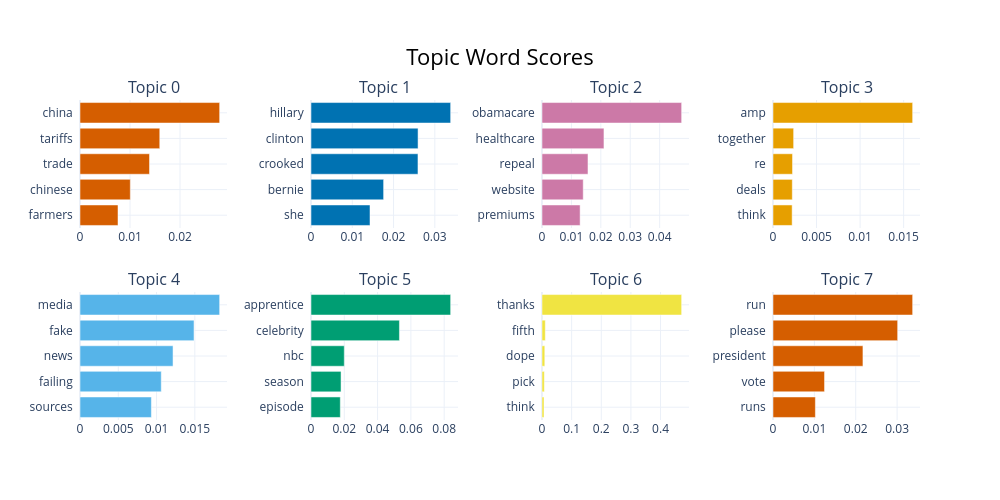

Source (notebook cell):
### Markdown cell above
Visualizar tópicos:

### Code cell
topic_model.visualize_barchart()

### Figure 1 — Plotly figure (JSON) as saved in the notebook; plotly's stock layout.template omitted (floating-point values rounded to 4 significant figures)
{"data": [{"marker": {"color": "#D55E00"}, "orientation": "h", "type": "bar", "x": [0.007597, 0.01006, 0.0139, 0.01595, 0.02792], "xaxis": "x", "y": ["farmers  ", "chinese  ", "trade  ", "tariffs  ", "china  "], "yaxis": "y"}, {"marker": {"color": "#0072B2"}, "orientation": "h", "type": "bar", "x": [0.01429, 0.01759, 0.02592, 0.02594, 0.03383], "xaxis": "x2", "y": ["she  ", "bernie  ", "crooked  ", "clinton  ", "hillary  "], "yaxis": "y2"}, {"marker": {"color": "#CC79A7"}, "orientation": "h", "type": "bar", "x": [0.01296, 0.01402, 0.01564, 0.02106, 0.04748], "xaxis": "x3", "y": ["premiums  ", "website  ", "repeal  ", "healthcare  ", "obamacare  "], "yaxis": "y3"}, {"marker": {"color": "#E69F00"}, "orientation": "h", "type": "bar", "x": [0.002198, 0.002216, 0.002242, 0.002368, 0.01604], "xaxis": "x4", "y": ["think  ", "deals  ", "re  ", "together  ", "amp  "], "yaxis": "y4"}, {"marker": {"color": "#56B4E9"}, "orientation": "h", "type": "bar", "x": [0.009324, 0.01061, 0.01215, 0.01489, 0.01824], "xaxis": "x5", "y": ["sources  ", "failing  ", "news  ", "fake  ", "media  "], "yaxis": "y5"}, {"marker": {"color": "#009E73"}, "orientation": "h", "type": "bar", "x": [0.0176, 0.01805, 0.01999, 0.05312, 0.08389], "xaxis": "x6", "y": ["episode  ", "season  ", "nbc  ", "celebrity  ", "apprentice  "], "yaxis": "y6"}, {"marker": {"color": "#F0E442"}, "orientation": "h", "type": "bar", "x": [0.006806, 0.007856, 0.009493, 0.0112, 0.4712], "xaxis": "x7", "y": ["think  ", "pick  ", "dope  ", "fifth  ", "thanks  "], "yaxis": "y7"}, {"marker": {"color": "#D55E00"}, "orientation": "h", "type": "bar", "x": [0.01025, 0.01246, 0.02174, 0.03013, 0.03376], "xaxis": "x8", "y": ["runs  ", "vote  ", "president  ", "please  ", "run  "], "yaxis": "y8"}], "layout": {"annotations": [{"font": {"size": 16}, "showarrow": false, "text": "Topic 0", "x": 0.0875, "xanchor": "center", "xref": "paper", "y": 1, "yanchor": "bottom", "yref": "paper"}, {"font": {"size": 16}, "showarrow": false, "text": "Topic 1", "x": 0.3625, "xanchor": "center", "xref": "paper", "y": 1, "yanchor": "bottom", "yref": "paper"}, {"font": {"size": 16}, "showarrow": false, "text": "Topic 2", "x": 0.6375, "xanchor": "center", "xref": "paper", "y": 1, "yanchor": "bottom", "yref": "paper"}, {"font": {"size": 16}, "showarrow": false, "text": "Topic 3", "x": 0.9125, "xanchor": "center", "xref": "paper", "y": 1, "yanchor": "bottom", "yref": "paper"}, {"font": {"size": 16}, "showarrow": false, "text": "Topic 4", "x": 0.0875, "xanchor": "center", "xref": "paper", "y": 0.4, "yanchor": "bottom", "yref": "paper"}, {"font": {"size": 16}, "showarrow": false, "text": "Topic 5", "x": 0.3625, "xanchor": "center", "xref": "paper", "y": 0.4, "yanchor": "bottom", "yref": "paper"}, {"font": {"size": 16}, "showarrow": false, "text": "Topic 6", "x": 0.6375, "xanchor": "center", "xref": "paper", "y": 0.4, "yanchor": "bottom", "yref": "paper"}, {"font": {"size": 16}, "showarrow": false, "text": "Topic 7", "x": 0.9125, "xanchor": "center", "xref": "paper", "y": 0.4, "yanchor": "bottom", "yref": "paper"}], "height": 500, "hoverlabel": {"bgcolor": "white", "font": {"family": "Rockwell", "size": 16}}, "showlegend": false, "title": {"font": {"color": "Black", "size": 22}, "text": "Topic Word Scores", "x": 0.5, "xanchor": "center", "yanchor": "top"}, "width": 1000, "xaxis": {"anchor": "y", "domain": [0, 0.175], "showgrid": true}, "xaxis2": {"anchor": "y2", "domain": [0.275, 0.45], "showgrid": true}, "xaxis3": {"anchor": "y3", "domain": [0.55, 0.725], "showgrid": true}, "xaxis4": {"anchor": "y4", "domain": [0.825, 1], "showgrid": true}, "xaxis5": {"anchor": "y5", "domain": [0, 0.175], "showgrid": true}, "xaxis6": {"anchor": "y6", "domain": [0.275, 0.45], "showgrid": true}, "xaxis7": {"anchor": "y7", "domain": [0.55, 0.725], "showgrid": true}, "xaxis8": {"anchor": "y8", "domain": [0.825, 1], "showgrid": true}, "yaxis": {"anchor": "x", "domain": [0.6, 1], "showgrid": true}, "yaxis2": {"anchor": "x2", "domain": [0.6, 1], "showgrid": true}, "yaxis3": {"anchor": "x3", "domain": [0.6, 1], "showgrid": true}, "yaxis4": {"anchor": "x4", "domain": [0.6, 1], "showgrid": true}, "yaxis5": {"anchor": "x5", "domain": [0, 0.4], "showgrid": true}, "yaxis6": {"anchor": "x6", "domain": [0, 0.4], "showgrid": true}, "yaxis7": {"anchor": "x7", "domain": [0, 0.4], "showgrid": true}, "yaxis8": {"anchor": "x8", "domain": [0, 0.4], "showgrid": true}}}
